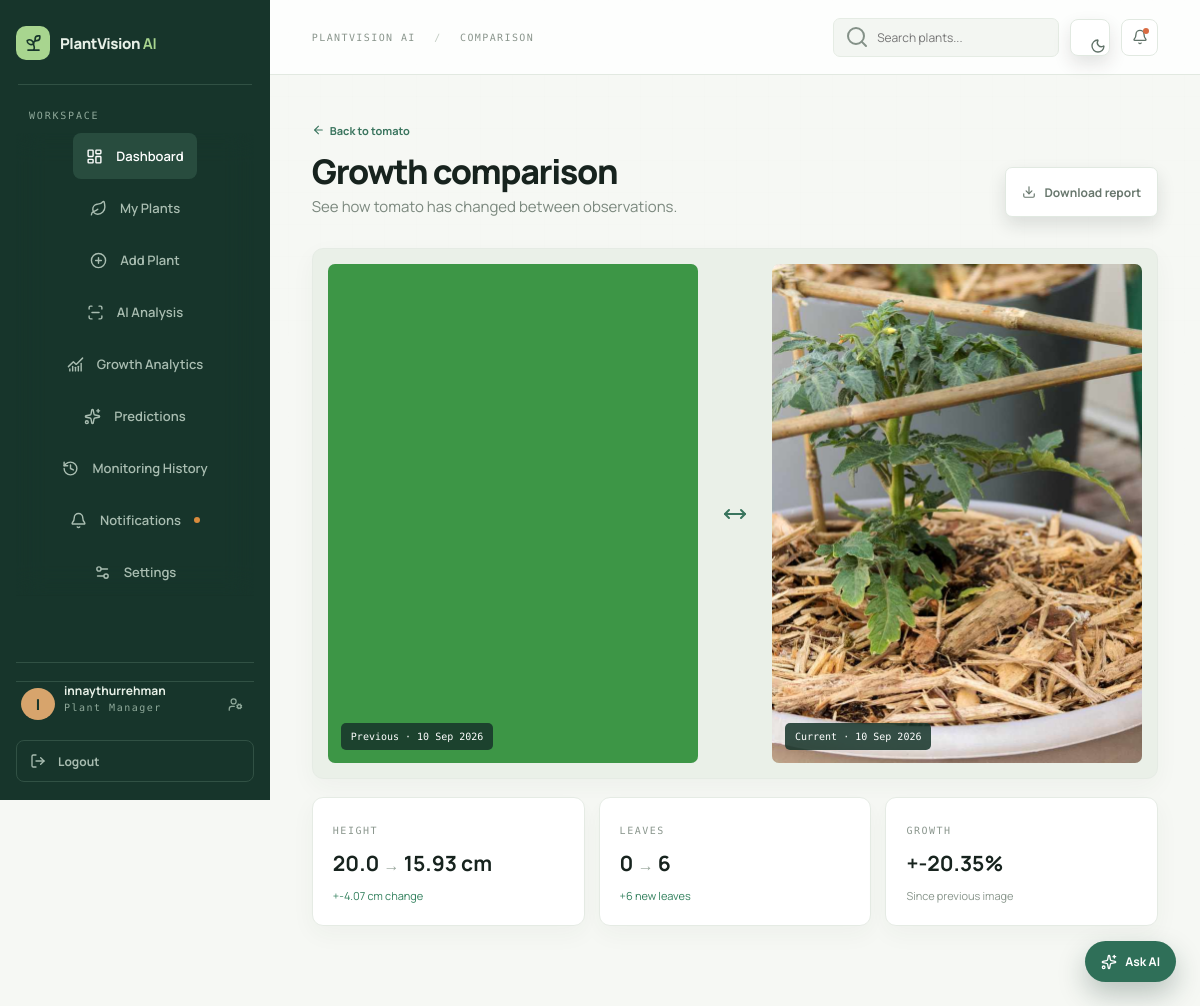
/plants/2/comparison/ (signed in), run on the app's committed database.
### core/models.py (models this page shows, shortened)
class Plant(models.Model):
    user = models.ForeignKey(User, on_delete=models.CASCADE, related_name='plants')
    name = models.CharField(max_length=100)
    plant_type = models.CharField(max_length=100)
    planting_date = models.DateField()
    location = models.CharField(max_length=120, blank=True)
    notes = models.TextField(blank=True)
    created_at = models.DateTimeField(auto_now_add=True)
    class Meta:
        ordering = ['-created_at']

class Observation(models.Model):
    STATUS_CHOICES = [('healthy', 'Healthy'), ('good', 'Good'), ('normal', 'Normal'), ('slow', 'Slow')]
    plant = models.ForeignKey(Plant, on_delete=models.CASCADE, related_name='observations')
    image = models.ImageField(upload_to='plant_images/%Y/%m/')
    captured_on = models.DateField()
    estimated_height_cm = models.FloatField(default=0)
    leaf_count = models.PositiveIntegerField(default=0)
    leaf_area_percent = models.FloatField(default=0)
    growth_percent = models.FloatField(default=0)
    growth_status = models.CharField(max_length=20, choices=STATUS_CHOICES, default='normal')
    analysis_note = models.TextField(blank=True)
    created_at = models.DateTimeField(auto_now_add=True)
    class Meta:
        ordering = ['captured_on', 'created_at']

### core/views.py (the view)
# urls.py: path('plants/<int:plant_id>/comparison/', views.comparison, name='comparison'),
@login_required
def comparison(request, plant_id):
    plant = get_object_or_404(Plant, id=plant_id, user=request.user)
    observations = list(plant.observations.all())
    first = observations[0] if observations else None
    latest = observations[-1] if observations else None
    return render(request, 'comparison.html', {
        'plant': plant, 'first': first, 'latest': latest,
        'height_change': round(latest.estimated_height_cm - first.estimated_height_cm, 2) if first and latest else None,
        'leaf_change': latest.leaf_count - first.leaf_count if first and latest else None,
    })

### templates/comparison.html
{% extends 'base.html' %}{% block title %}Growth Comparison | PlantVision AI{% endblock %}{% block page_label %}COMPARISON{% endblock %}{% block content %}<div class="workspace-head"><div><a class="text-link" href="{% url 'plant_detail' plant.id %}"><i data-lucide="arrow-left"></i> Back to {{ plant.name }}</a><h1>Growth comparison</h1><p>See how {{ plant.name }} has changed between observations.</p></div><button class="filter-btn"><i data-lucide="download"></i> Download report</button></div>{% if first and latest %}<section class="comparison-stage panel"><div class="compare-image compare-before"><img src="{{ first.image.url }}" alt="{{ plant.name }} before"><span>Previous · {{ first.captured_on|date:'d M Y' }}</span></div><div class="compare-divider"><i data-lucide="move-horizontal"></i></div><div class="compare-image compare-after"><img src="{{ latest.image.url }}" alt="{{ plant.name }} now"><span>Current · {{ latest.captured_on|date:'d M Y' }}</span></div></section><section class="comparison-stats"><article class="panel"><small>HEIGHT</small><strong>{{ first.estimated_height_cm }} <i>→</i> {{ latest.estimated_height_cm }} cm</strong><span class="positive">+{{ height_change }} cm change</span></article><article class="panel"><small>LEAVES</small><strong>{{ first.leaf_count }} <i>→</i> {{ latest.leaf_count }}</strong><span class="positive">+{{ leaf_change }} new leaves</span></article><article class="panel"><small>GROWTH</small><strong>+{{ latest.growth_percent }}%</strong><span>Since previous image</span></article></section>{% else %}<div class="empty-premium"><i data-lucide="images"></i><h3>Comparison needs two observations</h3><p>Upload another plant image to see the change side by side.</p><a class="primary-btn" href="{% url 'upload_observation' plant.id %}">Upload image</a></div>{% endif %}{% endblock %}

### templates/base.html (shortened to what this page needs)
{% load static %}
<!doctype html>
<html lang="en">
<head>
	<link rel="stylesheet" href="{% static 'css/app.css' %}?v=12">
</head>
<body class="{% if user.is_authenticated and request.resolver_match.url_name != 'landing' %}app-body{% endif %}">
{% if user.is_authenticated and request.resolver_match.url_name != 'landing' %}
	<aside class="sidebar" aria-label="Primary navigation">
		<div class="sidebar-header">
			<a class="logo" href="{% url 'dashboard' %}">
				<span class="logo-mark"><i data-lucide="sprout"></i></span>
				<span>PlantVision <b>AI</b></span>
			</a>
		</div>
		<div class="sidebar-divider"></div>
		<div class="workspace-menu">
			<p class="nav-label">WORKSPACE</p>
			<nav class="side-nav">
				<a class="{% if request.resolver_match.url_name == 'dashboard' %}active{% endif %}" href="{% url 'dashboard' %}"><i data-lucide="layout-dashboard"></i><span class="nav-text">Dashboard</span></a>
				<a class="{% if request.resolver_match.url_name == 'plants' %}active{% endif %}" href="{% url 'plants' %}"><i data-lucide="leaf"></i><span class="nav-text">My Plants</span></a>
				<a class="{% if request.resolver_match.url_name == 'plant_create' %}active{% endif %}" href="{% url 'plant_create' %}"><i data-lucide="plus-circle"></i><span class="nav-text">Add Plant</span></a>
				<a href="{% url 'plants' %}#analysis"><i data-lucide="scan-line"></i><span class="nav-text">AI Analysis</span></a>
				<a class="{% if request.resolver_match.url_name == 'analytics' %}active{% endif %}" href="{% url 'analytics' %}"><i data-lucide="chart-no-axes-combined"></i><span class="nav-text">Growth Analytics</span></a>
				<a class="{% if request.resolver_match.url_name == 'predictions' %}active{% endif %}" href="{% url 'predictions' %}"><i data-lucide="sparkles"></i><span class="nav-text">Predictions</span></a>
				<a class="{% if request.resolver_match.url_name == 'history' %}active{% endif %}" href="{% url 'history' %}"><i data-lucide="history"></i><span class="nav-text">Monitoring History</span></a>
				<a class="{% if request.resolver_match.url_name == 'notifications' %}active{% endif %}" href="{% url 'notifications' %}"><i data-lucide="bell"></i><span class="nav-text">Notifications</span><span class="nav-dot"></span></a>
				<a class="{% if request.resolver_match.url_name == 'settings' %}active{% endif %}" href="{% url 'settings' %}"><i data-lucide="settings-2"></i><span class="nav-text">Settings</span></a>
			</nav>
		</div>
		<div class="profile-section">
			<div class="profile-mini">
				<span class="profile-avatar">{{ user.username|slice:':1'|upper }}</span>
				<div class="profile-copy"><strong>{{ user.username }}</strong><small>Plant Manager</small></div>
				<a class="profile-settings" href="{% url 'settings' %}" title="Profile settings" aria-label="Profile settings"><i data-lucide="user-cog"></i></a>
			</div>
			<form class="logout-form" method="post" action="{% url 'logout' %}">
				<button class="logout-button" type="submit"><i data-lucide="log-out"></i><span>Logout</span></button>
			</form>
		</div>
	</aside>
	<div class="app-main">
		<header class="topbar">
			<div class="breadcrumbs">PLANTVISION AI <span>/</span> {% block page_label %}OVERVIEW{% endblock %}</div>
			<div class="top-actions"><label class="search"><i data-lucide="search"></i><input type="search" placeholder="Search plants..."></label><button class="icon-button theme-toggle" type="button" title="Switch to dark mode" aria-label="Switch to dark mode"></button><a class="icon-button" href="{% url 'notifications' %}" title="Notifications"><i data-lucide="bell"></i><span></span></a></div>
		</header>
		<button class="ai-chat-launcher" type="button" aria-label="Open PlantVision AI assistant"><i data-lucide="sparkles"></i><span>Ask AI</span></button>
{% endif %}
{% if user.is_authenticated and request.resolver_match.url_name != 'landing' %}<main>{% else %}<main class="public-main">{% endif %}
{% block content %}{% endblock %}
</main>
{% if user.is_authenticated and request.resolver_match.url_name != 'landing' %}</div>{% endif %}
</body>
</html>

### data on the page
Plant: name "tomato"
Observation: image (picture), captured_on "10 Sep 2026", estimated_height_cm "20.0", leaf_count "0"
Observation: image (picture), captured_on "10 Sep 2026", estimated_height_cm "15.93", leaf_count "6", growth_percent "-20.35"

### other printed values
{{ user.username|slice:':1'|upper }} "I"
{{ user.username }} "innaythurrehman"
{{ height_change }} "-4.07"
{{ leaf_change }} "6"
